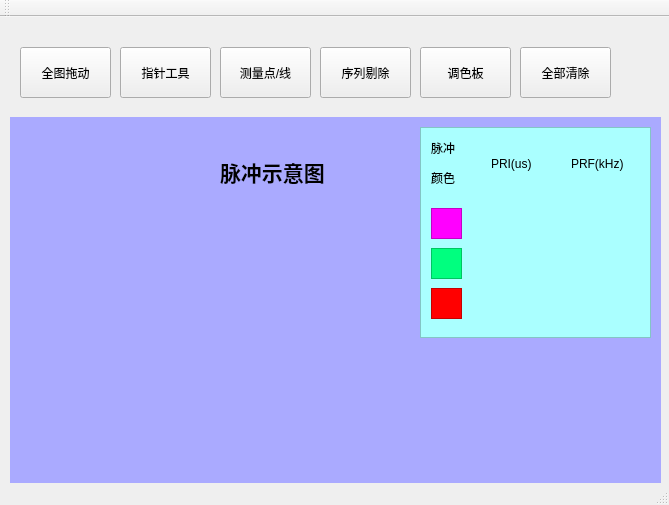
<?xml version="1.0" encoding="UTF-8"?>
<ui version="4.0">
 <class>PRIjingce</class>
 <widget class="QMainWindow" name="PRIjingce">
  <property name="geometry">
   <rect>
    <x>0</x>
    <y>0</y>
    <width>669</width>
    <height>505</height>
   </rect>
  </property>
  <property name="windowTitle">
   <string>PRIjingce</string>
  </property>
  <widget class="QWidget" name="centralWidget">
   <widget class="QWidget" name="widget_PRI2" native="true">
    <property name="geometry">
     <rect>
      <x>10</x>
      <y>100</y>
      <width>651</width>
      <height>411</height>
     </rect>
    </property>
    <property name="styleSheet">
     <string notr="true">background-color: rgb(170, 170, 255);</string>
    </property>
    <widget class="QLabel" name="label_2">
     <property name="geometry">
      <rect>
       <x>210</x>
       <y>30</y>
       <width>151</width>
       <height>51</height>
      </rect>
     </property>
     <property name="text">
      <string>&lt;html&gt;&lt;head/&gt;&lt;body&gt;&lt;p&gt;&lt;span style=&quot; font-size:16pt; font-weight:600;&quot;&gt;脉冲示意图&lt;/span&gt;&lt;/p&gt;&lt;/body&gt;&lt;/html&gt;</string>
     </property>
    </widget>
    <widget class="QScrollArea" name="scrollArea">
     <property name="geometry">
      <rect>
       <x>410</x>
       <y>10</y>
       <width>231</width>
       <height>211</height>
      </rect>
     </property>
     <property name="styleSheet">
      <string notr="true">background-color: rgb(170, 255, 255);
background-color: rgb(170, 255, 255);</string>
     </property>
     <property name="widgetResizable">
      <bool>true</bool>
     </property>
     <widget class="QWidget" name="scrollAreaWidgetContents">
      <property name="geometry">
       <rect>
        <x>0</x>
        <y>0</y>
        <width>229</width>
        <height>209</height>
       </rect>
      </property>
      <widget class="QLabel" name="label_3">
       <property name="geometry">
        <rect>
         <x>10</x>
         <y>10</y>
         <width>61</width>
         <height>51</height>
        </rect>
       </property>
       <property name="text">
        <string>&lt;html&gt;&lt;head/&gt;&lt;body&gt;&lt;p&gt;脉冲&lt;/p&gt;&lt;p&gt;颜色&lt;/p&gt;&lt;/body&gt;&lt;/html&gt;</string>
       </property>
      </widget>
      <widget class="QLabel" name="label_4">
       <property name="geometry">
        <rect>
         <x>70</x>
         <y>20</y>
         <width>61</width>
         <height>31</height>
        </rect>
       </property>
       <property name="text">
        <string>PRI(us)</string>
       </property>
      </widget>
      <widget class="QLabel" name="label_5">
       <property name="geometry">
        <rect>
         <x>150</x>
         <y>20</y>
         <width>61</width>
         <height>31</height>
        </rect>
       </property>
       <property name="text">
        <string>PRF(kHz)</string>
       </property>
      </widget>
      <widget class="QTextBrowser" name="textBrowser">
       <property name="geometry">
        <rect>
         <x>10</x>
         <y>80</y>
         <width>31</width>
         <height>31</height>
        </rect>
       </property>
       <property name="styleSheet">
        <string notr="true">color: rgb(255, 85, 255);
background-color: rgb(255, 0, 255);</string>
       </property>
      </widget>
      <widget class="QTextBrowser" name="textBrowser_2">
       <property name="geometry">
        <rect>
         <x>10</x>
         <y>120</y>
         <width>31</width>
         <height>31</height>
        </rect>
       </property>
       <property name="styleSheet">
        <string notr="true">background-color: rgb(0, 255, 127);</string>
       </property>
      </widget>
      <widget class="QTextBrowser" name="textBrowser_3">
       <property name="geometry">
        <rect>
         <x>10</x>
         <y>160</y>
         <width>31</width>
         <height>31</height>
        </rect>
       </property>
       <property name="styleSheet">
        <string notr="true">background-color: rgb(255, 0, 0);</string>
       </property>
      </widget>
     </widget>
    </widget>
   </widget>
   <widget class="QPushButton" name="pushButton">
    <property name="geometry">
     <rect>
      <x>20</x>
      <y>30</y>
      <width>91</width>
      <height>51</height>
     </rect>
    </property>
    <property name="text">
     <string>全图拖动</string>
    </property>
   </widget>
   <widget class="QPushButton" name="pushButton_5">
    <property name="geometry">
     <rect>
      <x>420</x>
      <y>30</y>
      <width>91</width>
      <height>51</height>
     </rect>
    </property>
    <property name="text">
     <string>调色板</string>
    </property>
   </widget>
   <widget class="QPushButton" name="pushButton_3">
    <property name="geometry">
     <rect>
      <x>220</x>
      <y>30</y>
      <width>91</width>
      <height>51</height>
     </rect>
    </property>
    <property name="text">
     <string>测量点/线</string>
    </property>
   </widget>
   <widget class="QPushButton" name="pushButton_6">
    <property name="geometry">
     <rect>
      <x>520</x>
      <y>30</y>
      <width>91</width>
      <height>51</height>
     </rect>
    </property>
    <property name="text">
     <string>全部清除</string>
    </property>
   </widget>
   <widget class="QPushButton" name="pushButton_2">
    <property name="geometry">
     <rect>
      <x>120</x>
      <y>30</y>
      <width>91</width>
      <height>51</height>
     </rect>
    </property>
    <property name="text">
     <string>指针工具</string>
    </property>
   </widget>
   <widget class="QPushButton" name="pushButton_4">
    <property name="geometry">
     <rect>
      <x>320</x>
      <y>30</y>
      <width>91</width>
      <height>51</height>
     </rect>
    </property>
    <property name="text">
     <string>序列剔除</string>
    </property>
   </widget>
  </widget>
  <widget class="QMenuBar" name="menuBar">
   <property name="geometry">
    <rect>
     <x>0</x>
     <y>0</y>
     <width>669</width>
     <height>23</height>
    </rect>
   </property>
  </widget>
  <widget class="QToolBar" name="mainToolBar">
   <attribute name="toolBarArea">
    <enum>TopToolBarArea</enum>
   </attribute>
   <attribute name="toolBarBreak">
    <bool>false</bool>
   </attribute>
  </widget>
  <widget class="QStatusBar" name="statusBar"/>
 </widget>
 <layoutdefault spacing="6" margin="11"/>
 <resources/>
 <connections/>
</ui>
